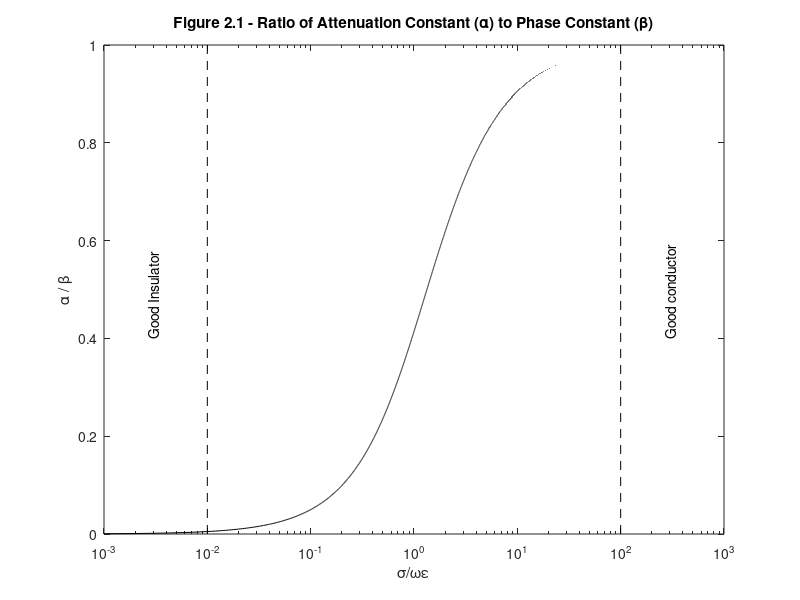

Write MATLAB code to recreate this figure.
%%%%%%%%%%%%%%%%%%%%%%%%%%%%%%%%%%%%%%%%%%%%%%%%%%%%%%%%%%%%%%%
%%                                                           %%
%%  ******************************************************   %%
%%  * Smart Antennas for Wireless Applications w/ Matlab *   %%
%%  ******************************************************   %%
%%                                                           %%
%% Chapter 2: Fig 2.1                                        %%
%%                                                           %%
%% Author: Frank Gross                                       %%
%% McGraw-Hill, 2005                                         %%
%% Date:  9/05/2005                                          %%
%%                                                           %%
%% This code produces Figure 2.1, a plot of the ratio between%%
%%     the attenuation and phase constant of the Helmholtz   %%
%%     wave equation for a range of frequencies.             %%
%%%%%%%%%%%%%%%%%%%%%%%%%%%%%%%%%%%%%%%%%%%%%%%%%%%%%%%%%%%%%%%      

%%------------------- Define Variables:----------------------%%
% f - range of frequencies (Hz)                               %
% ab - ratio of alpha to beta given frequency f               %
%%-----------------------------------------------------------%%

f = .001:.001:1000;
ab = sqrt((sqrt(1+f.^2)-1)./(sqrt(1+f.^2)+1));

%%----- Plot Results -----%%

figure(1), semilogx(f,ab,'k',.01,1,'k--',100,1,'k--')
xlabel('\sigma/\omega\epsilon'), ylabel('\alpha / \beta')
title('\bfFigure 2.1 - Ratio of Attenuation Constant (\alpha) to Phase Constant (\beta)')

% Add text to plot

text(3E-3,.4,'Good Insulator','FontSize',10,'rotation',90)
text(300,.4,'Good conductor','FontSize',10,'rotation',90)

% Add line to plot

line([.01 .01],[0 1],'color','k','linestyle','--')
line([100 100],[0 1],'color','k','linestyle','--')
